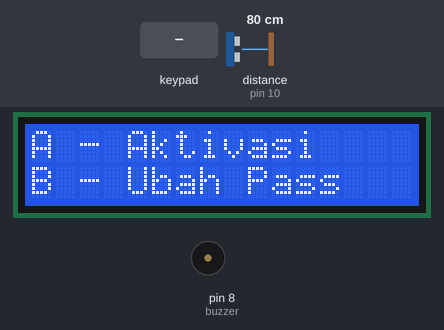
Bench run of a sketch on a simulated Arduino Uno, built with avr-gcc and run on an emulated ATmega328P. Parts: 16×2 character LCD, buzzer (waves = sounding). Inputs (shaded band) come from the test bench; at power-on: distance to the obstacle (sensor on pin 10) 80 cm. The echo pulse lasts 58.3 µs per cm.

Above: at 1.2 s.
1.3 s: key 'A' pressed
At 6.7 s:
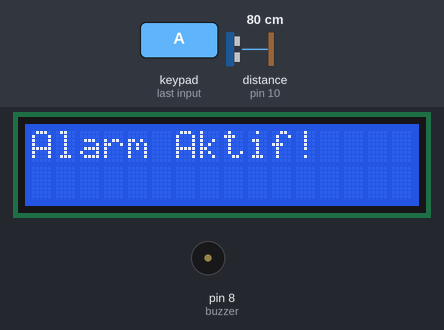
6.8 s: distance to the obstacle (sensor on pin 10) set to 74 cm
8.3 s: distance to the obstacle (sensor on pin 10) set to 65 cm
At 9.5 s:
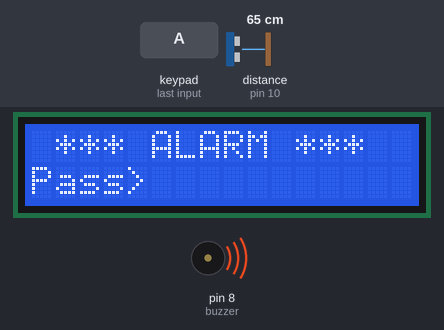
9.8 s: keypad keys 1 2 3 4 pressed 0.4 s apart
At 12.4 s:
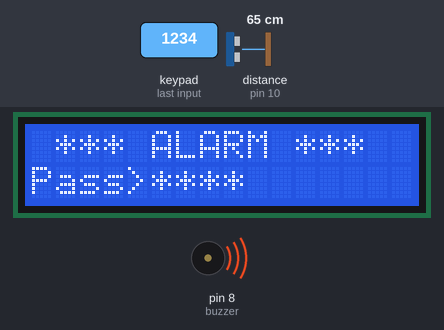
12.9 s: keypad keys 1 2 3 4 * pressed 0.4 s apart
At 15.3 s:
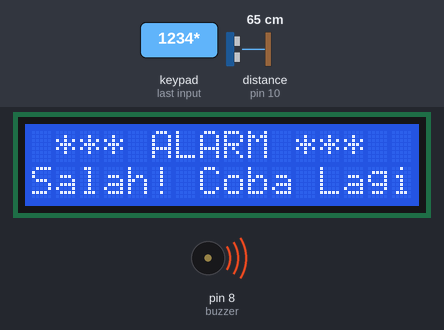
17.9 s: key '1' pressed
At 18.9 s:
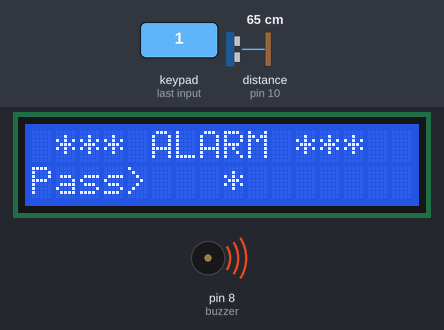
Timing chart, 0 to 20.4 s (numbered marks = the images above; inputs shaded):
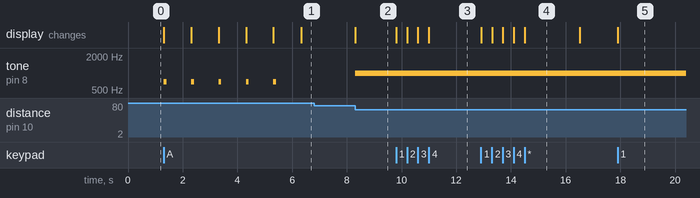

The sketch:

security_alarm_2.ino
```cpp
    //Arduino Security & Alarm System//

    #include <LiquidCrystal.h>
    #include <Keypad.h>
    #define buzzer 8
    #define trigPin 9
    #define echoPin 10

    long durasi;
    int jarak, awaljarak, jaraksekarang, i;
    int pesanlayar =0;

    String password="1234";
    String tempPassword;

    boolean teraktivasi = false;  // kondisi alarm
    boolean diaktivasi;
    boolean aktivasialarm = false;
    boolean alarmteraktivasi = false;
    boolean passwordmasuk;        // kondisi input password untuk stop alarm
    boolean gantipassword = false;
    boolean passwordterganti = false;

    const byte ROWS = 4;         //4 baris
    const byte COLS = 4;         //4 kolom

    char keypressed;
                                 // mendefinisikan simbol yang ada di keypad

    char keyMap[ROWS][COLS] =
    {
      {'1','2','3','A'},
      {'4','5','6','B'},
      {'7','8','9','C'},
      {'*','0','#','D'}
    };

    byte rowPins[ROWS] = {14, 15, 16, 17}; //baris pinout keypad
    byte colPins[COLS] = {18, 19, 20, 21}; //kolom pinout keypad

    Keypad myKeypad = Keypad( makeKeymap(keyMap), rowPins, colPins, ROWS, COLS);

    LiquidCrystal lcd(1, 2, 4, 5, 6, 7);    // Membuat objek untuk LC
                                            // Parameter: (rs, enable, d4, d5, d6, d7)

    void setup()
    {
      lcd.begin(16,2);
      pinMode(buzzer, OUTPUT); // Set buzzer sebagai output
      pinMode(trigPin, OUTPUT); // Set the trigPin sebagai Output
      pinMode(echoPin, INPUT); // Set the echoPin sebagai Input
    }

    void loop()
    {
       if (aktivasialarm)
       {
          lcd.clear();
          lcd.setCursor(0,0);
          lcd.print("Alarm akan");
          lcd.setCursor(0,1);
          lcd.print("aktif dalam");

          int countdown = 5;    // 5 detik countdown sebelum alarm aktif
          while (countdown != 0)
          {
            lcd.setCursor(13,1);
            lcd.print(countdown);
            countdown--;
            tone(buzzer, 700, 100);
            delay(1000);
          }

          lcd.clear();
          lcd.setCursor(0,0);
          lcd.print("Alarm Aktif!");
          awaljarak = getDistance();
          aktivasialarm = false;
          alarmteraktivasi = true;
       }

      if (alarmteraktivasi == true)
      {
          jaraksekarang = getDistance() + 10;

      if ( jaraksekarang < awaljarak)
          {
          tone(buzzer, 1000);  // Mengirim 1KHz sinyal buzzer
          lcd.clear();
          enterPassword();
          }
      }
      if (!alarmteraktivasi)
      {

      if (pesanlayar == 0 )
      {
          lcd.clear();
          lcd.setCursor(0,0);
          lcd.print("A - Aktivasi");
          lcd.setCursor(0,1);
          lcd.print("B - Ubah Pass");
          pesanlayar = 1;
      }

  keypressed = myKeypad.getKey();
     if (keypressed =='A')
     {                            //jika A ditekan, aktivasi alarm
        tone(buzzer, 1000, 200);
        aktivasialarm = true;
     }

     else if (keypressed =='B')
     {
        lcd.clear();
        int i=1;
        tone(buzzer, 2000, 100);
        tempPassword = "";
        lcd.setCursor(0,0);
        lcd.print("Pass Saat Ini");
        lcd.setCursor(0,1);
        lcd.print(">");
        gantipassword = true;
        passwordterganti = true;

     while(passwordterganti)
     {
        keypressed = myKeypad.getKey();

      if (keypressed != NO_KEY)
      {

      if (keypressed == '0' || keypressed == '1' || keypressed == '2' || keypressed == '3' ||
          keypressed == '4' || keypressed == '5' || keypressed == '6' || keypressed == '7' ||
          keypressed == '8' || keypressed == '9' )
      {
            tempPassword += keypressed;
            lcd.setCursor(i,1);
            lcd.print("*");
            i++;
            tone(buzzer, 2000, 100);
      }
      }

      if (i > 5 || keypressed == '#')
      {
        tempPassword = "";
        i=1;
        lcd.clear();
        lcd.setCursor(0,0);
        lcd.print("Pass Saat Ini");
        lcd.setCursor(0,1);
        lcd.print(">");
      }

      if ( keypressed == '*')
      {
        i=1;
        tone(buzzer, 2000, 100);

        if (password == tempPassword)
        {
          tempPassword="";
          lcd.clear();
          lcd.setCursor(0,0);
          lcd.print("Set Pass Baru");
          lcd.setCursor(0,1);
          lcd.print(">");

          while(gantipassword)
          {
            keypressed = myKeypad.getKey();

            if (keypressed != NO_KEY)
            {

              if (keypressed == '0' || keypressed == '1' || keypressed == '2' || keypressed == '3' ||
                  keypressed == '4' || keypressed == '5' || keypressed == '6' || keypressed == '7' ||
                  keypressed == '8' || keypressed == '9' )
              {
                tempPassword += keypressed;
                lcd.setCursor(i,1);
                lcd.print("*");
                i++;
                tone(buzzer, 2000, 100);
              }
            }

            if (i > 5 || keypressed == '#')
            {
              tempPassword = "";
              i=1;
              tone(buzzer, 2000, 100);
              lcd.clear();
              lcd.setCursor(0,0);
              lcd.print("Set Pass Baru");
              lcd.setCursor(0,1);
              lcd.print(">");
            }

            if ( keypressed == '*')
            {
              i=1;
              tone(buzzer, 2000, 100);
              password = tempPassword;
              gantipassword = false;
              passwordterganti = false;
              pesanlayar = 0;
            }
          }
        }
      }
    }
   }
 }
}

void enterPassword()
{
  int k=5;
  tempPassword = "";
  teraktivasi = true;
  lcd.clear();
  lcd.setCursor(0,0);
  lcd.print(" *** ALARM *** ");
  lcd.setCursor(0,1);
  lcd.print("Pass>");

      while(teraktivasi)
      {
      keypressed = myKeypad.getKey();

        if (keypressed != NO_KEY)
        {
          if (keypressed == '0' || keypressed == '1' || keypressed == '2' || keypressed == '3' ||
              keypressed == '4' || keypressed == '5' || keypressed == '6' || keypressed == '7' ||
              keypressed == '8' || keypressed == '9' )
          {
              tempPassword += keypressed;
              lcd.setCursor(k,1);
              lcd.print("*");
              k++;
          }
        }

      if (k > 9 || keypressed == '#')
      {
        tempPassword = "";
        k=5;
        lcd.clear();
        lcd.setCursor(0,0);
        lcd.print(" *** ALARM *** ");
        lcd.setCursor(0,1);
        lcd.print("Pass>");
      }

      if ( keypressed == '*')
      {

        if ( tempPassword == password )
        {
          teraktivasi = false;
          alarmteraktivasi = false;
          noTone(buzzer);
          pesanlayar = 0;
        }

          else if (tempPassword != password)
          {
            lcd.setCursor(0,1);
            lcd.print("Salah! Coba Lagi");
            delay(2000);
            lcd.clear();
            lcd.setCursor(0,0);
            lcd.print(" *** ALARM *** ");
            lcd.setCursor(0,1);
            lcd.print("Pass>");
          }
      }
   }
}

// fungsi tambahan ultrasonik sensor
long getDistance(){
  //int i=10;

  //while( i<=10 ) {

  // Clear trigPin
  digitalWrite(trigPin, LOW);
  delayMicroseconds(2);

  // Set trigPin HIGH selama 10 microseconds
  digitalWrite(trigPin, HIGH);
  delayMicroseconds(10);
  digitalWrite(trigPin, LOW);

  // membaca echoPin
  durasi = pulseIn(echoPin, HIGH);

  // menghitung jarak
  jarak = durasi*0.034/2;

  //jumlahjarak += jarak;
  //}
  //int rataratajarak= jumlahjarak/10;

  return jarak;
}
```

Measured:
- the behaviour switches between 70 and 69 cm on distance to the obstacle (sensor on pin 10) (found by bisection; images 1 and 2)
- after the input at 1.3 s, tone on pin 8 (buzzer): alternates 700 Hz for 0.10 s and silent for 0.90 s, starting at once; the display: first changes at once (image 1 shows a later state)
- after the input at 6.8 s, every drawn part: stays the same
- after the input at 8.3 s, tone on pin 8 (buzzer): silent → 1000 Hz at once; the display: changes at once (image 2)
- after the input at 9.8 s, the display: first changes at once (image 3 shows a later state)
- after the input at 12.9 s, the display: first changes at once (image 4 shows a later state)
- after the input at 17.9 s, the display: changes at once (image 5)
- what the display in image 4 shows lasts 2.0 s, from 14.5 s to 16.5 s
